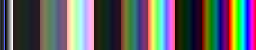

The script that saved this image:
from PIL import Image
import numpy as np
import json

# Predefined colors
predefined_colors = [
    (49, 51, 56),
    (28, 30, 33),
    (43, 45, 49),
    (56, 58, 64),
    (86, 99, 242)
]

# Number of grayscale colors
num_predefined = len(predefined_colors)
num_grayscale = 8
num_rainbow = 3 * 3 * 27  # 3 saturation levels, 3 brightness groups, 27 hues

# Create an empty list to store the colors
colors = []

# Add predefined colors
colors.extend(predefined_colors)

# Generate grayscale colors
for i in range(num_grayscale):
    gray_value = int(255 * (i / (num_grayscale - 1)))
    colors.append((gray_value, gray_value, gray_value))

# Function to convert HSV to RGB
def hsv_to_rgb(hue, saturation, value):
    h = hue * 6
    i = int(h)
    f = h - i
    p = value * (1 - saturation)
    q = value * (1 - f * saturation)
    t = value * (1 - (1 - f) * saturation)
    value = value * 255
    p = int(p * 255)
    q = int(q * 255)
    t = int(t * 255)
    value = int(value)
    i = i % 6
    if i == 0:
        return (value, t, p)
    if i == 1:
        return (q, value, p)
    if i == 2:
        return (p, value, t)
    if i == 3:
        return (p, q, value)
    if i == 4:
        return (t, p, value)
    if i == 5:
        return (value, p, q)

# Generate rainbow colors with specific hue, saturation, and brightness levels
def generate_rainbow_colors(hues, brightness_levels, saturation_levels):
    rainbow_colors = []
    num_brightness = len(brightness_levels)
    for s in saturation_levels:
        for b in brightness_levels:
            for h in range(hues):
                hue = h / hues
                rgb = hsv_to_rgb(hue, s, b)
                rainbow_colors.append(rgb)
    return rainbow_colors

# Generate colors with 3 saturation levels, 3 brightness levels, and 27 hues
saturation_levels = [0.3, 0.6, 1.0]  # Three saturation levels
brightness_levels = [0.15, 0.575, 1]      # Three brightness levels
colors.extend(generate_rainbow_colors(27, brightness_levels, saturation_levels))

# Ensure we only keep the first 256 colors
colors = colors[:256]

# Create an image to display the palette
palette_width = 256
palette_height = 50
image = Image.new('RGB', (palette_width, palette_height))
pixels = np.array(image)

# Fill the image with colors from the palette
for i, color in enumerate(colors):
    pixels[:, i] = color

# Save the image
image = Image.fromarray(pixels)
image.save('palette.png')

# Save the color palette data
with open('palette.json', 'w') as f:
    json.dump(colors, f)

yaml_out = """palettes:
  - name: main_palette
    images: automatic
    fixed-entries:
"""

for i, color in enumerate(colors):
    yaml_out += "      - color: {index: "+str(i)+", "
    yaml_out += f"r: {color[0]}, g: {color[1]}, b: {color[2]}"+"}\n"

with open("palette.yaml", 'w') as f:
    f.write(yaml_out)

print("Palette image and JSON file have been saved.")
